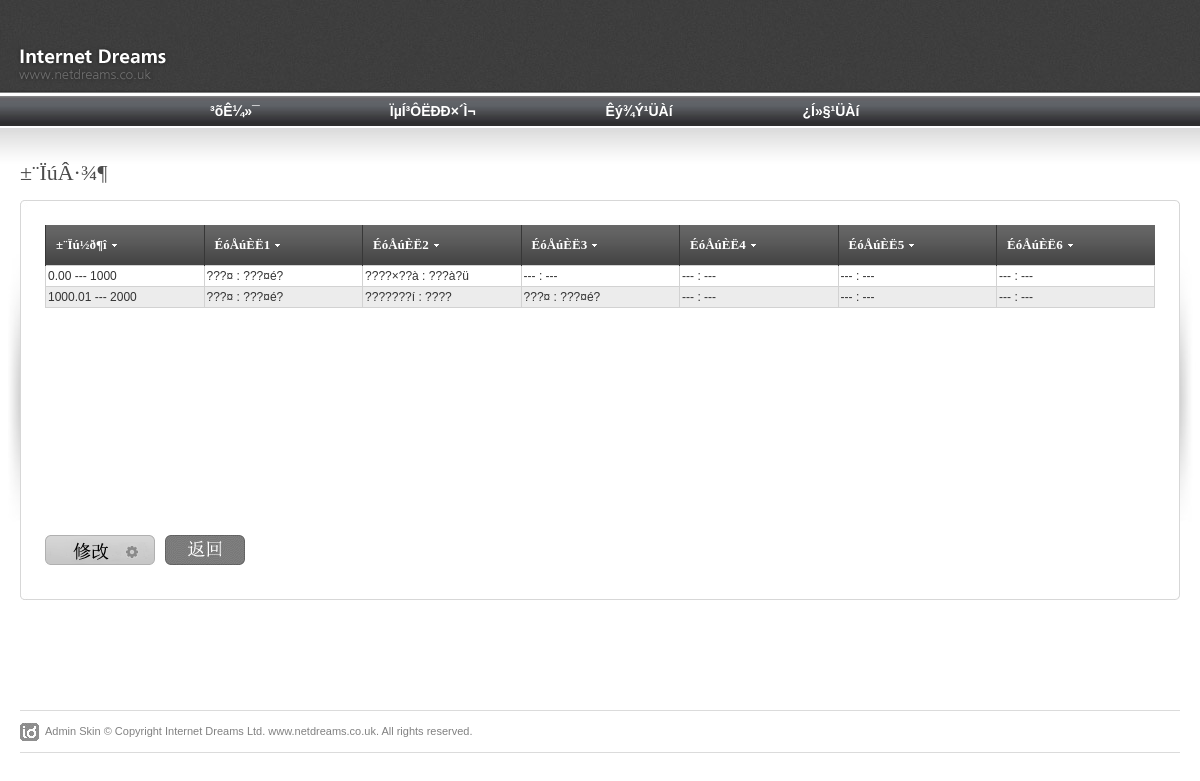
The app's page /su/yuangong/baoxiao/105231 with its own data.
### tables this page shows
CREATE TABLE `tb_bumenlujing` (
  `lujingbianhao` int(11) NOT NULL auto_increment,
  `bumenbianhao` varchar(20) NOT NULL,
  `jinexiaxian` varchar(50) default NULL,
  `shenpiren1` varchar(50) default NULL,
  `shenpiren2` varchar(20) default NULL,
  `shenpiren3` varchar(20) default NULL,
  `shenpiren4` varchar(20) default NULL,
  `shenpiren5` varchar(20) default NULL,
  `shenpiren6` varchar(20) default NULL,
  `jineshangxian` varchar(20) default NULL,
  PRIMARY KEY  (`lujingbianhao`),
  KEY `bumenbianhao` (`bumenbianhao`),
  KEY `shenpiren2` (`shenpiren2`),
  KEY `shenpiren3` (`shenpiren3`),
  KEY `shenpiren4` (`shenpiren4`),
  KEY `shenpiren5` (`shenpiren5`),
  KEY `shenpiren6` (`shenpiren6`)
);

CREATE TABLE `tb_yuangong` (
  `yuangongbianhao` varchar(10) NOT NULL,
  `bumenbianhao` varchar(20) NOT NULL,
  `xingming` varchar(50) NOT NULL,
  `zhiwei` varchar(50) NOT NULL,
  `mima` varchar(300) NOT NULL,
  `zhuceshijian` datetime NOT NULL,
  `zhuce_ip` varchar(100) NOT NULL,
  `denglushijian` datetime NOT NULL,
  `denglu_ip` varchar(100) NOT NULL,
  `zhuangtai` char(1) NOT NULL,
  PRIMARY KEY  (`yuangongbianhao`),
  KEY `bumenbianhao` (`bumenbianhao`)
);

### application/controllers/su/yuangong.php (called while the page is built, shortened)
<?php
class Yuangong extends  CI_Controller
{
       public function __construct()
       {
            $this->load->helper('url');
            $this->load->library('session');
            $this->load->database();
            $this->load->helper('form');
            $this->load->library('form_validation');
       }
    public function baoxiao($yuangongno)
    {
		$this->db->where('yuangongbianhao',$yuangongno);
		$query = $this->db->get('tb_baoxiaolujing');
		$resultnum = $query->num_rows();
		if($resultnum > 0){
			$this->baoxiaoview("", $yuangongno);
		} else {
			$this->db->where('yuangongbianhao',$yuangongno);
			$this->db->select('bumenbianhao');
			$query= $this->db->get('tb_yuangong');
			$result = $query->row();
			$bumenno = $result->bumenbianhao;
			$this->baoxiaoview($bumenno,$yuangongno);
		}
    }
    private function baoxiaoview($bumenno,$yuangongno)
    {
    	$data['bumenno'] = $bumenno;
    	$data['yuangongno'] = $yuangongno;
    	if($bumenno != ""){
	    	$this->db->where('bumenbianhao',$bumenno);
			$this->db->order_by("jinexiaxian", "asc");
			$query = $this->db->get('tb_bumenlujing');
			$data['baoxiao'] = $query->result_array();
			$data['bumenno'] = $bumenno;
			$count = count($data['baoxiao']);
	    	if($count > 0 ){
				foreach ($data['baoxiao'] as $key=>$baoxiao){
					$this->db->select('tb_yuangong.xingming, tb_yuangong.yuangongbianhao, tb_yuangong.zhiwei');
					$this->db->from('tb_bumenlujing');
					$this->db->join('tb_yuangong', 'tb_bumenlujing.shenpiren1 = tb_yuangong.yuangongbianhao');
					$this->db->where('tb_bumenlujing.lujingbianhao',$baoxiao['lujingbianhao']);
					$query = $this->db->get();
					$data['shenpiren'][$key][] = $query->result_array();
					$this->db->select('tb_yuangong.xingming, tb_yuangong.yuangongbianhao, tb_yuangong.zhiwei');
					$this->db->from('tb_bumenlujing');
					$this->db->join('tb_yuangong', 'tb_bumenlujing.shenpiren2 = tb_yuangong.yuangongbianhao');
					$this->db->where('tb_bumenlujing.lujingbianhao',$baoxiao['lujingbianhao']);
					$query = $this->db->get();
					$data['shenpiren'][$key][] = $query->result_array();
					$this->db->select('tb_yuangong.xingming, tb_yuangong.yuangongbianhao, tb_yuangong.zhiwei');
					$this->db->from('tb_bumenlujing');
					$this->db->join('tb_yuangong', 'tb_bumenlujing.shenpiren3 = tb_yuangong.yuangongbianhao');
					$this->db->where('tb_bumenlujing.lujingbianhao',$baoxiao['lujingbianhao']);
					$query = $this->db->get();
					$data['shenpiren'][$key][] = $query->result_array();
					$this->db->select('tb_yuangong.xingming, tb_yuangong.yuangongbianhao, tb_yuangong.zhiwei');
					$this->db->from('tb_bumenlujing');
					$this->db->join('tb_yuangong', 'tb_bumenlujing.shenpiren4 = tb_yuangong.yuangongbianhao');
					$this->db->where('tb_bumenlujing.lujingbianhao',$baoxiao['lujingbianhao']);
					$query = $this->db->get();
					$data['shenpiren'][$key][] = $query->result_array();
					$this->db->select('tb_yuangong.xingming, tb_yuangong.yuangongbianhao, tb_yuangong.zhiwei');
					$this->db->from('tb_bumenlujing');
					$this->db->join('tb_yuangong', 'tb_bumenlujing.shenpiren5 = tb_yuangong.yuangongbianhao');
					$this->db->where('tb_bumenlujing.lujingbianhao',$baoxiao['lujingbianhao']);
					$query = $this->db->get();
					$data['shenpiren'][$key][] = $query->result_array();
					$this->db->select('tb_yuangong.xingming, tb_yuangong.yuangongbianhao, tb_yuangong.zhiwei');
					$this->db->from('tb_bumenlujing');
					$this->db->join('tb_yuangong', 'tb_bumenlujing.shenpiren6 = tb_yuangong.yuangongbianhao');
					$this->db->where('tb_bumenlujing.lujingbianhao',$baoxiao['lujingbianhao']);
					$query = $this->db->get();
					$data['shenpiren'][$key][] = $query->result_array();
				}
				$this->load->view('su/header');
			    $this->load->view('su/navbar');
		        $this->load->view('su/ybaoxiao_view',$data);
		        $this->load->view('su/footer');
			} else {
				$this->load->view('su/header');
			    $this->load->view('su/navbar');
		        $this->load->view('su/baoxiao_error',$data);
		        $this->load->view('su/footer');
			}
    	}
    }
}
?>

### index.php (called while the page is built, shortened)
<?php
require_once BASEPATH.'core/CodeIgniter.php';

### application/views/su/ybaoxiao_view.php (the view, shortened to what this page needs)
<div id="content-outer">
<div id="content">
	<div id="page-heading">
		<h1>±¨ÏúÂ·¾¶</h1>
	</div>
	<table border="0" width="100%" cellpadding="0" cellspacing="0" id="content-table">
	<tr>
		<th rowspan="3" class="sized"><img src="<?php echo base_url(); ?>img/su/shared/side_shadowleft.jpg" width="20" height="300" alt="" /></th>
		<th class="topleft"></th>
		<td id="tbl-border-top">&nbsp;</td>
		<th class="topright"></th>
		<th rowspan="3" class="sized"><img src="<?php echo base_url(); ?>img/su/shared/side_shadowright.jpg" width="20" height="300" alt="" /></th>
	</tr>
	<tr>
		<td id="tbl-border-left"></td>
		<td>
	<?php
	    $attributes = array('id' => 'mainform', 'name' => 'mainform');
	    echo form_open('su/bumen/actions',$attributes);
	?>
		<div id="content-table-inner">
			<div id="table-content">
				<table border="0" width="100%" cellpadding="0" cellspacing="0" id="product-table">
				<tr>
					<th class="table-header-repeat line-left minwidth-1"><a href="javascript:void(0);">±¨Ïú½ð¶î</a>	</th>
					<th class="table-header-repeat line-left minwidth-1"><a href="javascript:void(0);">ÉóÅúÈË1</a></th>
					<th class="table-header-repeat line-left minwidth-1"><a href="javascript:void(0);">ÉóÅúÈË2</a></th>
					<th class="table-header-repeat line-left minwidth-1"><a href="javascript:void(0);">ÉóÅúÈË3</a></th>
					<th class="table-header-repeat line-left minwidth-1"><a href="javascript:void(0);">ÉóÅúÈË4</a></th>
					<th class="table-header-repeat line-left minwidth-1"><a href="javascript:void(0);">ÉóÅúÈË5</a></th>
					<th class="table-header-repeat line-left minwidth-1"><a href="javascript:void(0);">ÉóÅúÈË6</a></th>
				</tr>
				<?php foreach( $baoxiao as $key => $baoxiaoinfo):?>
				<tr class="<?php echo $key%2?"alternate-row":""?>">
					<td>
					<?php
						echo $baoxiaoinfo['jinexiaxian']." --- ".$baoxiaoinfo['jineshangxian'];
					?>
					</td>
					<td>
					<?php
						$zhiwei = isset($shenpiren[$key][0][0]['zhiwei'])?$shenpiren[$key][0][0]['zhiwei']:"---";
						$xingming = isset($shenpiren[$key][0][0]['xingming'])?$shenpiren[$key][0][0]['xingming']:"---";
						echo $zhiwei." : ".$xingming;
					?>
					</td>
					<td>
					<?php
						$zhiwei = isset($shenpiren[$key][1][0]['zhiwei'])?$shenpiren[$key][1][0]['zhiwei']:"---";
						$xingming = isset($shenpiren[$key][1][0]['xingming'])?$shenpiren[$key][1][0]['xingming']:"---";
						echo $zhiwei." : ".$xingming;
					?>
					</td>
					<td>
					<?php
						$zhiwei = isset($shenpiren[$key][2][0]['zhiwei'])?$shenpiren[$key][2][0]['zhiwei']:"---";
						$xingming = isset($shenpiren[$key][2][0]['xingming'])?$shenpiren[$key][2][0]['xingming']:"---";
						echo $zhiwei." : ".$xingming;
					?>
					</td>
					<td>
					<?php
						$zhiwei = isset($shenpiren[$key][3][0]['zhiwei'])?$shenpiren[$key][3][0]['zhiwei']:"---";
						$xingming = isset($shenpiren[$key][3][0]['xingming'])?$shenpiren[$key][3][0]['xingming']:"---";
						echo $zhiwei." : ".$xingming;
					?>
					</td>
					<td>
					<?php
						$zhiwei = isset($shenpiren[$key][4][0]['zhiwei'])?$shenpiren[$key][4][0]['zhiwei']:"---";
						$xingming = isset($shenpiren[$key][4][0]['xingming'])?$shenpiren[$key][4][0]['xingming']:"---";
						echo $zhiwei." : ".$xingming;
					?>
					</td>
					<td>
					<?php
						$zhiwei = isset($shenpiren[$key][5][0]['zhiwei'])?$shenpiren[$key][5][0]['zhiwei']:"---";
						$xingming = isset($shenpiren[$key][5][0]['xingming'])?$shenpiren[$key][5][0]['xingming']:"---";
						echo $zhiwei." : ".$xingming;
					?>
					</td>
				</tr>
				<?php endforeach;?>
				</table>
			</div>
			<div id="actions-box">
			    <a href="<?=site_url("su/yuangong/editbaoxiao/{$yuangongno}")?>" class="action-editbx"></a>
			</div>
			<div id="actions-box">
			    <a onclick="history.back();" class="form-reset"></a>
			</div>
		</div>
    	</form>
		</td>
		<td id="tbl-border-right"></td>
	</tr>
	<tr>
		<th class="sized bottomleft"></th>
		<td id="tbl-border-bottom">&nbsp;</td>
		<th class="sized bottomright"></th>
	</tr>
	</table>
</div>
</div>

### css/su/screen.css (style rules this page uses)
* { margin: 0; padding: 0; }
html, body { height: 100%; }
body { background: #fff; color: #393939; font-family: Arial; font-size: 0px; line-height: 0; }
#content-outer { background: url(../../img/su/shared/content_repeat.jpg) repeat-x; }
#content { color: #333; font-family: Arial, Helvetica, sans-serif; font-size: 12px; line-height: 18px; margin: 0 auto 0 auto; max-width: 1260px; min-width: 780px; padding: 35px 0px 30px 0px; }
#content-table { font-size: 0px; line-height: 0px; }
#content-table th.sized { height: 15px; width: 15px; padding: 0; margin: 0; font-size: 0px; line-height: 0px; }
#content-table-inner { font-size: 12px; line-height: 12px; padding: 10px 0 20px 0; }
#tbl-border-top { background: url(../../img/su/shared/border_bit.jpg) top repeat-x; line-height: 0;font-size: 0px; height: 15px; }
#tbl-border-bottom { background: url(../../img/su/shared/border_bit.jpg) bottom repeat-x; line-height: 0;font-size: 0px; height: 15px; }
#tbl-border-left { background: url(../../img/su/shared/border_bit.jpg) left repeat-y; }
#tbl-border-right { background: url(../../img/su/shared/border_bit.jpg) right repeat-y; }
#table-content { line-height: 16px; margin: 0 10px 10px 10px; min-height: 300px; }
.topleft { background: url(../../img/su/shared/corner_top_left.jpg) no-repeat; width:15px; height:15px; }
.topright { background: url(../../img/su/shared/corner_top_right.jpg) no-repeat; width:15px; height:15px; }
.bottomleft { background: url(../../img/su/shared/corner_bottom_left.jpg) no-repeat; width:15px; height:15px; }
.bottomright { background: url(../../img/su/shared/corner_bottom_right.jpg) no-repeat; width:15px; height:15px; }
#page-heading { margin: 0 0 15px 20px; }
h1 { color: #4b4b4b; font-family: Tahoma; font-size: 22px; line-height: 24px; font-weight: normal; }
#product-table { margin-bottom: 20px; }
#product-table th { height: 40px; text-align: left; }
#product-table .minwidth-1 { min-width: 110px; }
#product-table td { border: 1px solid #d2d2d2; padding: 2px 0 2px 2px; }
#product-table tr.alternate-row { background: #ececec; }
.table-header-repeat { background: url(../../img/su/table/table_header_repeat.jpg) repeat-x; border: none; font-size: 0px; line-height: 0; padding: 0px 0 0 0; }
.table-header-options a, .table-header-repeat a { background: url(../../img/su/table/table_sort_arrows.gif) right no-repeat; color: #fff; font-family: Tahoma; font-size: 13px; font-weight: bold; line-height: 14px; margin: 0 0 0 10px; padding: 0 10px 0 0; }
th.line-left { border-left: 1px solid #373737; }
#actions-box { float: left; margin: 0 0 0 10px; position: relative; }
a.action-editbx { background: url(../../img/su/table/editbx_actions.png) no-repeat; display: block; height: 30px; width: 110px; }
.form-reset { background: url(../../img/su/forms/form_reset.gif) no-repeat; border: none; cursor: pointer; display: block; float: left; height: 30px; text-indent: -3000px; width: 80px; }
table { border-collapse: collapse; }
a { outline: none; text-decoration: none; }
img { border: 0; }
form { margin: 0; padding: 0; }

### records on screen
tb_bumenlujing: jinexiaxian "0.00", jineshangxian "1000", zhiwei "---", xingming "---"
tb_yuangong: zhiwei "???¤", xingming "???¤é?"
tb_yuangong: zhiwei "????×??à", xingming "???à?ü"
tb_bumenlujing: jinexiaxian "1000.01", jineshangxian "2000", zhiwei "---", xingming "---"
tb_yuangong: zhiwei "???????í", xingming "????"
